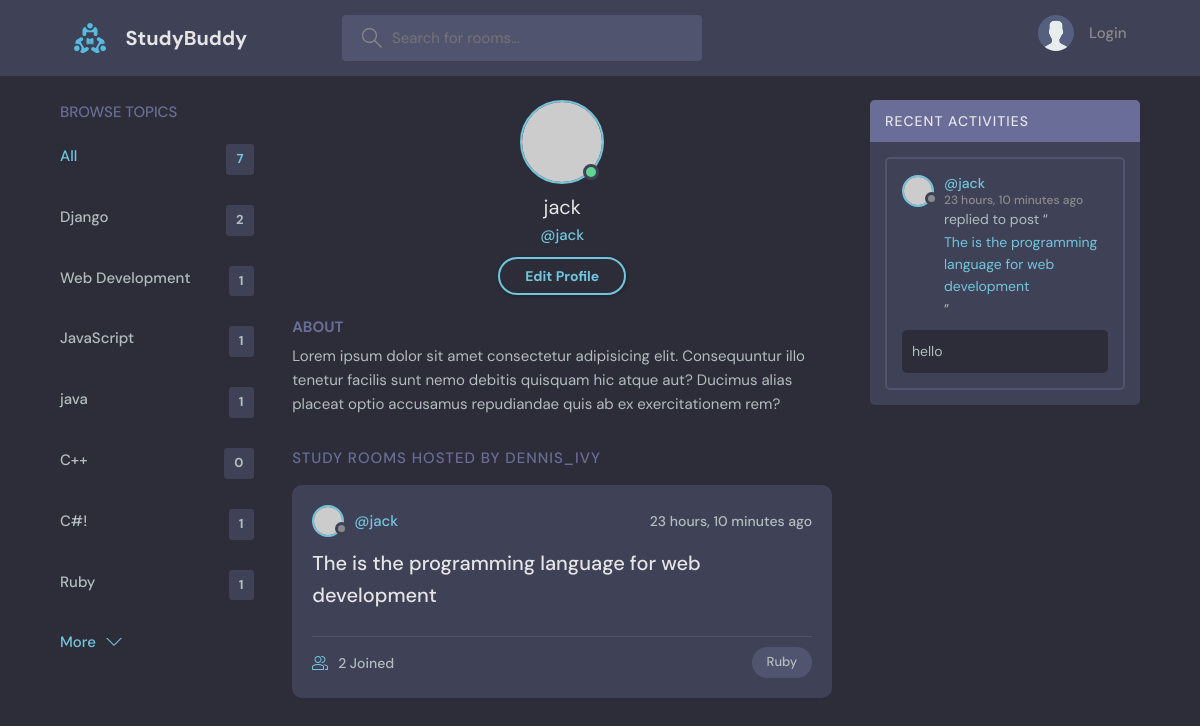
The page /profile/4/ on the database its author committed.
### base/models.py (models this page shows, shortened)
class Topic(models.Model):
    name = models.CharField(max_length=200)

class Room(models.Model):
    host = models.ForeignKey(User, on_delete=models.SET_NULL, null=True)
    topic = models.ForeignKey(Topic, on_delete=models.SET_NULL, null=True)
    name = models.CharField(max_length=200)
    description = models.TextField(null=True, blank=True)
    participents = models.ManyToManyField(
        User, related_name='participents', blank=True)
    updated = models.DateTimeField(auto_now=True)
    created = models.DateTimeField(auto_now_add=True)
    class Meta:
        ordering = ['-updated', '-created']
    def __str__(self):
        return self.name

class Message(models.Model):
    user = models.ForeignKey(User, on_delete=models.CASCADE)
    room = models.ForeignKey(Room, on_delete=models.CASCADE)
    body = models.TextField()
    updated = models.DateTimeField(auto_now=True)
    created = models.DateTimeField(auto_now_add=True)
    class Meta:
        ordering = ['-updated', '-created']

### base/views.py (the view)
# urls.py: path('profile/<str:pk>/', userProfile, name="user-profile"),
def userProfile(request, pk):
    user = User.objects.get(id=pk)
    rooms = user.room_set.all()
    room_messages = user.message_set.all()
    topics = Topic.objects.all()
    context = {'user': user, 'rooms': rooms,
               'room_messages': room_messages, 'topics': topics}
    return render(request, 'base/profile.html', context)

### base/templates/base/profile.html
{% extends 'main.html' %}
{% block content %}
<main class="profile-page layout layout--3">
  <div class="container">
    {% include 'base/topic_component.html' %}
    <div class="roomList">
      <div class="profile">
        <div class="profile__avatar">
          <div class="avatar avatar--large active">
            <img src="https://randomuser.me/api/portraits/men/11.jpg" />
          </div>
        </div>
        <div class="profile__info">
          <h3>{{user.username}}</h3>
          <p>@{{user.username}}</p>
          <a href="{% url 'update-user' %}" class="btn btn--main btn--pill">Edit Profile</a>
        </div>
        <div class="profile__about">
          <h3>About</h3>
          <p>
            Lorem ipsum dolor sit amet consectetur adipisicing elit. Consequuntur illo tenetur
            facilis sunt nemo debitis quisquam hic atque aut? Ducimus alias placeat optio
            accusamus repudiandae quis ab ex exercitationem rem?
          </p>
        </div>
      </div>
      <div class="roomList__header">
        <div>
          <h2>Study Rooms Hosted by dennis_ivy</a>
          </h2>
        </div>
      </div>
      {% include 'base/feed_component.html' %}
    </div>
    {% include 'base/activity_component.html' %}
  </div>
</main>
{% endblock content %}

### base/templates/base/topic_component.html
<div class="topics">
    <div class="topics__header">
        <h2>Browse Topics</h2>
    </div>
    <ul class="topics__list">
        <li>
            <a href="{% url 'home' %}" class="active">All <span>{{topics.count}}</span></a>
        </li>
        {% for topic in topics %}
        <li>
            <a href="{% url 'home' %}?q={{topic.name}}">{{topic.name}} <span>{{topic.room_set.all.count}}</span></a>
        </li>
        {% endfor %}
    </ul>
    <a class="btn btn--link" href="{% url 'topics' %}">
        More
        <svg version="1.1" xmlns="http://www.w3.org/2000/svg" width="32" height="32" viewBox="0 0 32 32">
            <title>chevron-down</title>
            <path d="M16 21l-13-13h-3l16 16 16-16h-3l-13 13z"></path>
        </svg>
    </a>
</div>

### base/templates/base/feed_component.html (shortened to what this page needs)
{% for room in rooms %}
<div class="roomListRoom">
    <div class="roomListRoom__header">
        <a href="{% url 'user-profile' room.host.id %}" class="roomListRoom__author">
            <div class="avatar avatar--small">
                <img src="https://randomuser.me/api/portraits/women/11.jpg" />
            </div>
            <span>@{{ room.host.username }}</span>
        </a>
        <div class="roomListRoom__actions">
            <span>{{room.created|timesince}} ago</span>
        </div>
    </div>
    <div class="roomListRoom__content">
        <a href="{% url 'room' room.id %}">{{room.name}}</a>
    </div>
    <div class="roomListRoom__meta">
        <a href="{% url 'room' room.id %}" class="roomListRoom__joined">
            {{room.participents.all.count}} Joined
        </a>
        <p class="roomListRoom__topic">{{room.topic.name}}</p>
    </div>
</div>
{% endfor %}

### base/templates/base/activity_component.html (shortened to what this page needs)
<div class="activities">
    <div class="activities__header">
        <h2>Recent Activities</h2>
    </div>
    {% for message in room_messages %}
    <div class="activities__box">
        <div class="activities__boxHeader roomListRoom__header">
            <a href="{% url 'user-profile' message.user.id %}" class="roomListRoom__author">
                <div class="avatar avatar--small">
                    <img src="https://randomuser.me/api/portraits/women/11.jpg" />
                </div>
                <p>
                    @{{message.user}}
                    <span>{{message.created|timesince}} ago</span>
                </p>
            </a>
        </div>
        <div class="activities__boxContent">
            <p>replied to post “<a href="{% url 'room' message.room.id %}">{{message.room}}</a>”</p>
            <div class="activities__boxRoomContent">
                {{message.body}}
            </div>
        </div>
    </div>
    {% endfor %}
</div>

### rows shown on the page
Topic: name "Django", room_set.all.count "2"
Topic: name "Web Development", room_set.all.count "1"
Topic: name "JavaScript", room_set.all.count "1"
Topic: name "java", room_set.all.count "1"
Topic: name "C++", room_set.all.count "0"
Topic: name "C#!", room_set.all.count "1"
Topic: name "Ruby", room_set.all.count "1"
Room: host.username "jack", created "23 hours, 10 minutes", name "The is the programming language for web development", participents.all.count "2", topic.name "Ruby"
Message: user "jack", created "23 hours, 10 minutes", room "The is the programming language for web development", body "hello"

### other values the page prints
{{ topics.count }} "7"
{{ user.username }} "jack"
